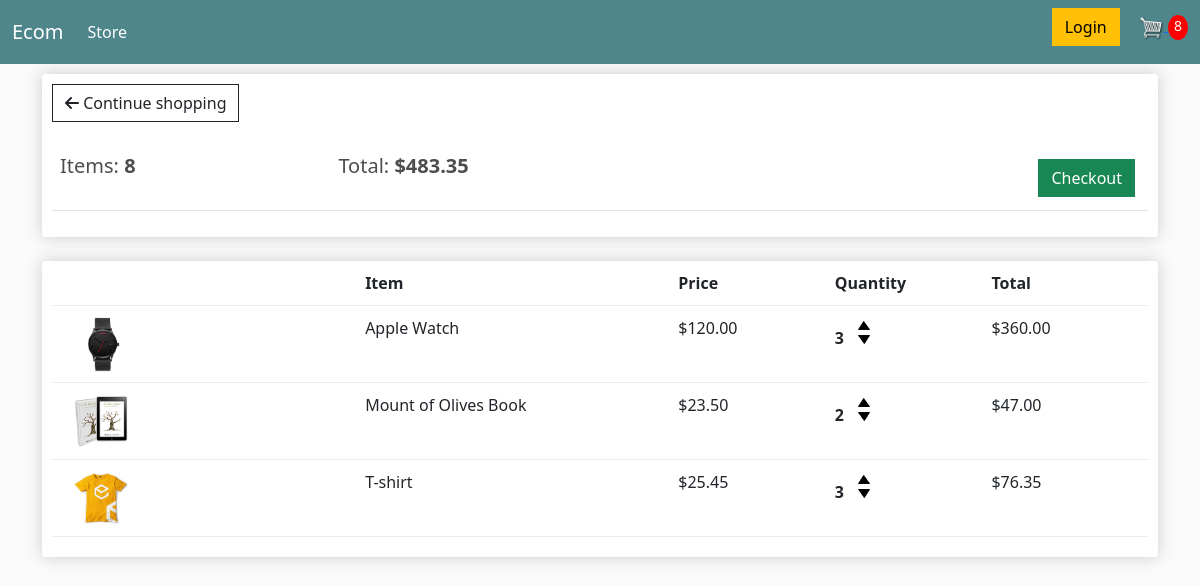
The app's page /cart/ (signed in) with its own data.
### store/models.py (models this page shows, shortened)
class Order(models.Model):
    customer=models.ForeignKey(Customer,on_delete=models.CASCADE)
    complete=models.BooleanField(default=False)
    transaction_id=models.CharField(max_length=150)
    date_ordered=models.DateTimeField(auto_now_add=True)
    @property
    def cart_total_price(self):
        total=sum([item.total_price for item in self.orderitem_set.all()])
        return total
    @property
    def cart_total_items(self):
        total = sum([item.quantity for item in self.orderitem_set.all()])
        return total

class OrderItem(models.Model):
    product=models.ForeignKey(Product,on_delete=models.SET_NULL,null=True)
    order=models.ForeignKey(Order,on_delete=models.SET_NULL,null=True)
    quantity=models.IntegerField(default=0)
    date_ordered=models.DateTimeField(auto_now_add=True)
    @property
    def total_price(self):
        return self.quantity*self.product.price

class Product(models.Model):
    name=models.CharField(max_length=250)
    price=models.DecimalField(max_digits=10,decimal_places=2)
    image=models.ImageField(upload_to="product",blank=True,null=True)
    digital=models.BooleanField(default=False)
    @property
    def get_image_url(self):
        try:
            url=self.image.url
        except:
            url="../static/images/default.jpg"
        return url

### store/views.py (the view)
# urls.py: path("cart/",cart,name="cart"),
def cart(request):
    card_data = get_cart_data(request)
    context = {"ordered_items": card_data["ordered_items"], "order": card_data["order"],
               "cart_items_count": card_data["cart_items_count"]}
    return render(request, "store/cart.html", context=context)

### store/utils.py (called while the page is built)
def get_cart_data(request):
    if request.user.is_authenticated:
        customer = request.user.customer
        order, created = Order.objects.get_or_create(customer=customer, complete=False)
        ordered_items = order.orderitem_set.all()
        cart_items_count = order.cart_total_items
    else:
        cookie_data = cookie_cart(request)
        order = cookie_data['order']
        ordered_items = cookie_data['ordered_items']
        cart_items_count = cookie_data['cart_items_count']
    return {
        "cart_items_count":cart_items_count,
        "order":order,
        "ordered_items":ordered_items,
    }

### store/templates/store/cart.html
{% extends 'base.html' %}
{% load static %}
{% block content %}
<div class="row">
    <div class="col-lg-12">
        <div class="box-element">
            <a class="btn btn-outline-dark" href="{% url 'store' %}"><i class="fa-solid fa-arrow-left"></i>&nbsp;Continue
                shopping</a>
            <br><br>
            <table class="table">
                <tr>
                    <th><h5>Items: <strong>{{order.cart_total_items}}</strong></h5></th>
                    <th><h5>Total: <strong>${{order.cart_total_price|floatformat:2}}</strong></h5></th>
                    <th>
                        <a style="float:right;margin:5px;" href="{% url 'checkout' %}" class="btn btn-success">
                            Checkout
                        </a>
                    </th>
                </tr>
            </table>
        </div>
        <br>
        <div class="box-element">
            <div class="cart-row">
                <div style="flex: 2"></div>
                <div style="flex: 2"><strong>Item</strong></div>
                <div style="flex: 1"><strong>Price</strong></div>
                <div style="flex: 1"><strong>Quantity</strong></div>
                <div style="flex: 1"><strong>Total</strong></div>
            </div>
            {% for item in ordered_items %}
            <div class="cart-row">
                <div style="flex:2"><img class="row-image" src="{{item.product.get_image_url}}"></div>
                <div style="flex:2"><p>{{item.product.name}}</p></div>
                <div style="flex:1"><p>${{item.product.price|floatformat:2}}</p></div>
                <div style="flex:1">
                    <p class="quantity">{{item.quantity}}</p>
                    <div class="quantity">
                        <img class="chg-quantity update-card" data-action="add" data-product="{{item.product.id}}" src="{% static  'images/arrow-up.png' %}">
                        <img class="chg-quantity update-card" data-action="remove" data-product="{{item.product.id}}" src="{% static  'images/arrow-down.png' %}">
                    </div>
                </div>
                <div style="flex:1"><p>${{item.total_price|floatformat:2 }}</p></div>
            </div>
            {% endfor %}
        </div>
    </div>
</div>
{% endblock content %}

### static/css/main.css (style rules this page uses)
body { background-color: hsl(0, 0%, 98%); }
h1,h2,h3,h4,h5,h6 { color:hsl(0, 0%, 30%); }
.box-element { box-shadow:hsl(0, 0%, 80%) 0 0 16px; background-color: #fff; border-radius: 4px; padding: 10px; }
.col-lg-4, .col-lg-6, .col-lg-8, .col-lg-12 { margin-top: 10px; }
.btn { border-radius: 0; }
.row-image { width: 100px; }
.cart-row { display: flex; align-items: flex-stretch; padding-bottom: 10px; margin-bottom: 10px; border-bottom: 1px solid #ececec; }
.quantity { display: inline-block; font-weight: 700; padding-right:10px; }
.chg-quantity { width: 12px; cursor: pointer; display: block; margin-top: 5px; transition:.1s; }

### records on screen
Order: cart_total_items "8", cart_total_price "483.35"
OrderItem: product.get_image_url (picture), product.name "Apple Watch", product.price "120.00", quantity "3", total_price "360.00"
OrderItem: product.get_image_url (picture), product.name "Mount of Olives Book", product.price "23.50", quantity "2", total_price "47.00"
OrderItem: product.get_image_url (picture), product.name "T-shirt", product.price "25.45", quantity "3", total_price "76.35"

### other values on screen
{{ cart_items_count }} "8"
